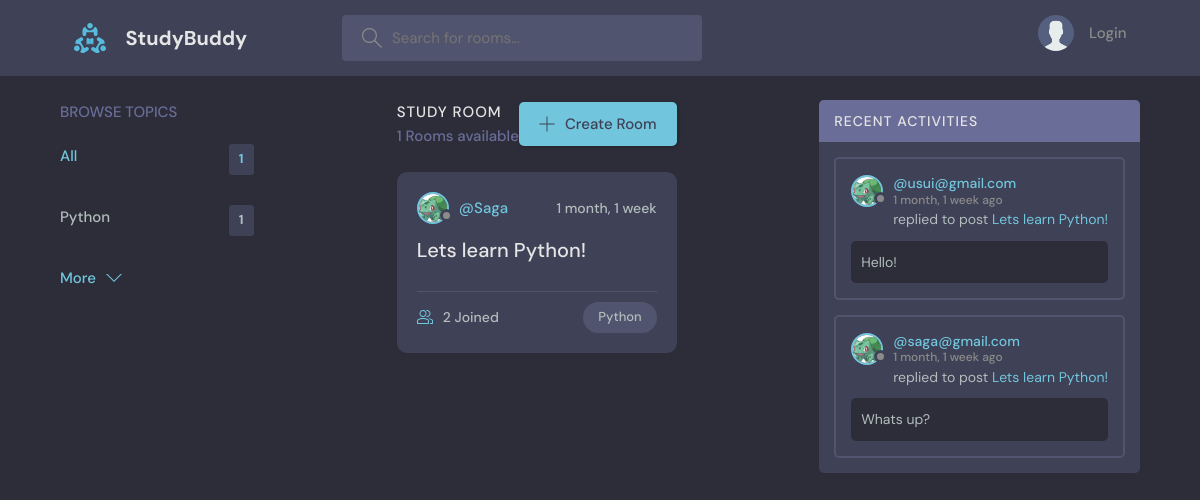
The page / on the database its author committed.
### base/models.py (models this page shows, shortened)
class Topic(models.Model):
    name = models.CharField(max_length=200)

class Room(models.Model):
    host = models.ForeignKey(User, on_delete=models.SET_NULL, null=True)
    topic = models.ForeignKey(Topic, on_delete=models.SET_NULL, null=True)
    name = models.CharField(max_length=200)
    description = models.TextField(null=True, blank=True)
    participants = models.ManyToManyField(User, related_name='paricipants', blank=True)
    updated = models.DateTimeField(auto_now=True)
    created = models.DateTimeField(auto_now_add=True)
    class Meta:
        ordering = ['-updated', '-created']
    def __str__(self):
        return self.name

class User(AbstractUser):
    name = models.CharField(max_length=200, null=True)
    email = models.EmailField(unique=True)
    bio = models.TextField(null=True)
    avatar = models.ImageField(null=True, default="avatar.svg")
    USERNAME_FIELD = 'email'
    REQUIRED_FIELDS = []

class Message(models.Model):
    user = models.ForeignKey(User, on_delete=models.CASCADE)
    room = models.ForeignKey(Room, on_delete=models.CASCADE)
    body = models.TextField()
    updated = models.DateTimeField(auto_now=True)
    created = models.DateTimeField(auto_now_add=True)
    class Meta:
        ordering = ['-updated', '-created']

### base/views.py (the view)
# urls.py: path('', views.home, name="home"),
def home(request):
    q = request.GET.get('q') if request.GET.get('q') != None else ''
    rooms = Room.objects.filter(
        Q(topic__name__icontains=q)|
        Q(name__icontains=q)|
        Q(description__icontains=q)
    )
    topics = Topic.objects.all()[0:5]
    room_count = rooms.count()
    room_messages = Message.objects.filter(Q(room__topic__name__icontains=q))
    context = {'rooms': rooms, 'topics': topics, 'room_count': rooms.count, 'room_messages' : room_messages }
    return render(request, 'base/home.html', context)

### base/templates/base/home.html (shortened to what this page needs)
{% extends 'main.html' %}
{% block content %}
    <main class="layout layout--3">
      <div class="container">
        {% include 'base/topics_component.html' %}
        <div class="roomList">
          <div class="roomList__header">
            <div>
              <h2>Study Room</h2>
              <p>{{room_count}} Rooms available</p>
            </div>
            <a class="btn btn--main" href="{% url 'create-room' %}">
              <svg version="1.1" xmlns="http://www.w3.org/2000/svg" width="32" height="32" viewBox="0 0 32 32">
                <title>add</title>
                <path
                  d="M16.943 0.943h-1.885v14.115h-14.115v1.885h14.115v14.115h1.885v-14.115h14.115v-1.885h-14.115v-14.115z"
                ></path>
              </svg>
              Create Room
            </a>
          </div>
          {% include 'base/feed_component.html' %}
        </div>
        {%include 'base/activity_component.html' %}
      </div>
    </main>
{% endblock %}

### base/templates/base/topics_component.html (shortened to what this page needs)
        <div class="topics">
          <div class="topics__header">
            <h2>Browse Topics</h2>
          </div>
          <ul class="topics__list">
            <li>
              <a href="{% url 'home' %}}" class="active">All <span>{{topics.count}}</span></a>
            </li>
          {% for topic in topics %}
            <li>
              <a href="{% url 'home' %}?q={{topic.name}}">{{topic.name}} <span>{{topic.room_set.all.count}}</span></a>
            </li>
              {% endfor %}
          </ul>
          <a class="btn btn--link" href="{% url 'topics' %}">
            More
            <svg version="1.1" xmlns="http://www.w3.org/2000/svg" width="32" height="32" viewBox="0 0 32 32">
              <title>chevron-down</title>
              <path d="M16 21l-13-13h-3l16 16 16-16h-3l-13 13z"></path>
            </svg>
          </a>
        </div>
<!DOCTYPE html>
<html lang="en">
<head>
</head>
<body>
</body>
</html>

### base/templates/base/feed_component.html (shortened to what this page needs)
              {% for room in rooms %}
          <div class="roomListRoom">
            <div class="roomListRoom__header">
              <a href="{% url 'user-profile' room.host.id %}" class="roomListRoom__author">
                <div class="avatar avatar--small">
                  <img src="{{room.host.avatar.url}}" />
                </div>
                <span>@{{room.host.username}}</span>
              </a>
              <div class="roomListRoom__actions">
                <span>{{room.created|timesince}}</span>
              </div>
            </div>
            <div class="roomListRoom__content">
              <a href="{% url 'room' room.id %}">{{room.name}}</a>
            </div>
            <div class="roomListRoom__meta">
              <a href="{% url 'room' room.id %}" class="roomListRoom__joined">
                  {{room.participants.all.count}} Joined
              </a>
              <p class="roomListRoom__topic">{{room.topic.name}}</p>
            </div>
          </div>
                      {% endfor%}
<!DOCTYPE html>
<html lang="en">
<head>
</head>
<body>
</body>
</html>

### base/templates/base/activity_component.html (shortened to what this page needs)
 <div class="activities">
          <div class="activities__header">
            <h2>Recent Activities</h2>
          </div>
             {% for message in room_messages %}
          <div class="activities__box">
            <div class="activities__boxHeader roomListRoom__header">
              <a href="{% url 'user-profile' message.user.id %}" class="roomListRoom__author">
                <div class="avatar avatar--small">
                  <img src="{{message.user.avatar.url}}" />
                </div>
                <p>
                  @{{message.user}}
                  <span>{{message.created|timesince}} ago</span>
                </p>
              </a>
            </div>
            <div class="activities__boxContent">
              <p>replied to post <a href="{% url 'room' message.room.id %}">{{message.room}}</a></p>
              <div class="activities__boxRoomContent">
                  {{message.body}}
              </div>
            </div>
          </div>
{% endfor %}
        </div>
<!DOCTYPE html>
<html lang="en">
<head>
</head>
<body>
</body>
</html>

### rows shown on the page
Topic: name "Python", room_set.all.count "1"
Room: host.avatar (picture), host.username "Saga", created "1 month, 1 week", name "Lets learn Python!", participants.all.count "2", topic.name "Python"
Message: user.avatar (picture), user "usui@gmail.com", created "1 month, 1 week", room "Lets learn Python!", body "Hello!"
Message: user.avatar (picture), user "saga@gmail.com", created "1 month, 1 week", room "Lets learn Python!", body "Whats up?"

### other values the page prints
{{ topics.count }} "1"
{{ room_count }} "1"
